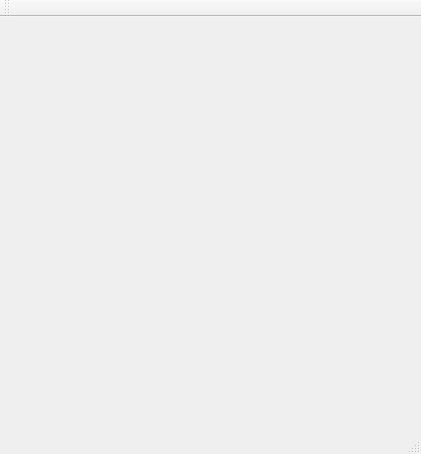
<?xml version="1.0" encoding="UTF-8"?>
<ui version="4.0">
 <class>MainWindow</class>
 <widget class="QMainWindow" name="MainWindow">
  <property name="geometry">
   <rect>
    <x>0</x>
    <y>0</y>
    <width>421</width>
    <height>454</height>
   </rect>
  </property>
  <property name="windowTitle">
   <string>MainWindow</string>
  </property>
  <widget class="QWidget" name="centralWidget">
   <widget class="QWidget" name="verticalLayoutWidget">
    <property name="geometry">
     <rect>
      <x>-1</x>
      <y>-1</y>
      <width>421</width>
      <height>401</height>
     </rect>
    </property>
    <layout class="QVBoxLayout" name="verticalLayout"/>
   </widget>
  </widget>
  <widget class="QMenuBar" name="menuBar">
   <property name="geometry">
    <rect>
     <x>0</x>
     <y>0</y>
     <width>421</width>
     <height>21</height>
    </rect>
   </property>
  </widget>
  <widget class="QToolBar" name="mainToolBar">
   <attribute name="toolBarArea">
    <enum>TopToolBarArea</enum>
   </attribute>
   <attribute name="toolBarBreak">
    <bool>false</bool>
   </attribute>
  </widget>
  <widget class="QStatusBar" name="statusBar"/>
 </widget>
 <layoutdefault spacing="6" margin="11"/>
 <resources/>
 <connections/>
</ui>
